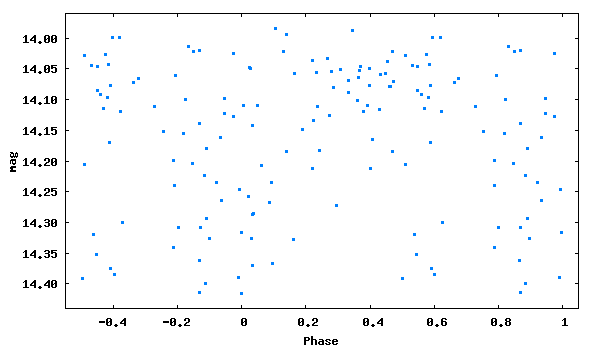

gnuplot code for this plot:
set term png size 600,350 medium
set colors classic
set output 'phase_lc_20.png'
set xlabel 'Phase'
set ylabel 'mag'
#set title 'JDmax = 2446768.21900 + 0.4978488 x E'
set format y '%5.2f'
plot [-0.55:1.05][14.44:13.96] "phase_lc_20.dat" linecolor 3 pointtype 5 pointsize 0.3 title ""
